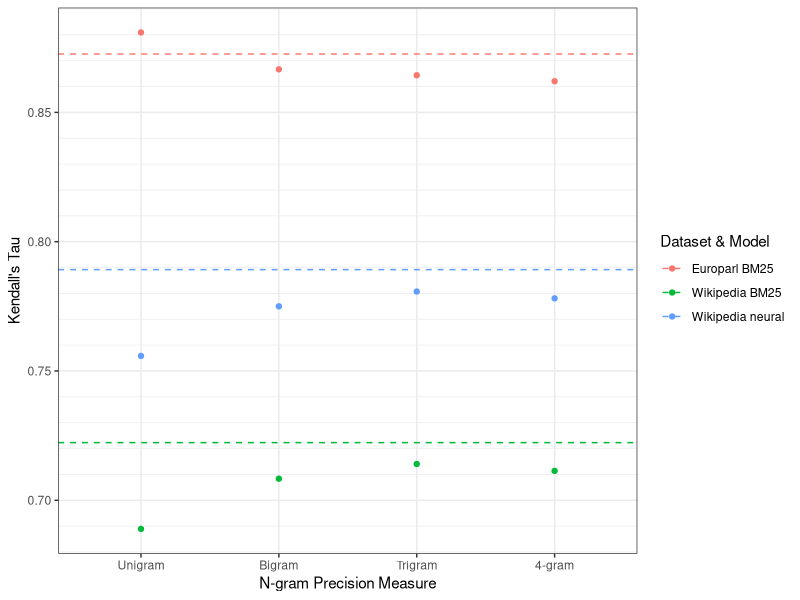
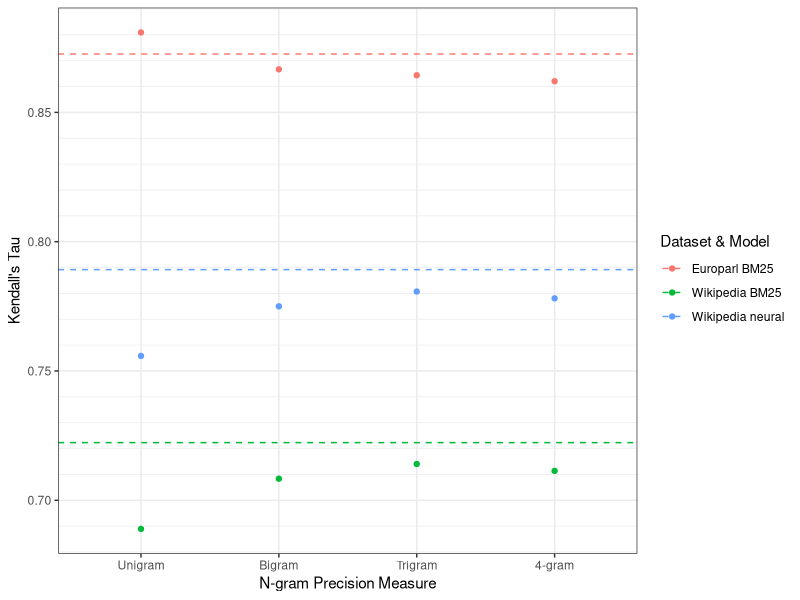

The R script that drew these images, in order:
library(tidyr)
library(dplyr)
library(ggplot2)
library(scales)
library(xtable)

theme_set(theme_bw())

corrs <- as.tbl(read.csv('mt_ir_scores_corr.tsv', sep='\t'))
corrs <- unite(corrs, dataset.model, dataset, model, remove = FALSE)
corrs <- corrs %>% group_by(dataset.model, measure1, measure2) %>% summarise_if(is.numeric, mean, na.rm = TRUE)
corrs.rbo <- filter(corrs, measure2 == 'rbo')

bleu.precs <- c("prec1.lower", "prec2.lower", "prec3.lower", "prec4.lower")
bleu.all <- c("bleu.lower", bleu.precs)
bleu.variations <- c("bleu.lower", "bleu.lower.depunc", "bleu.lower.stem", "bleu.lower.stem.depunc")

ggplot(filter(corrs.rbo, measure1 %in% bleu.precs), aes(measure1, corr, color = dataset.model)) + geom_point() + geom_hline(aes(yintercept = corr, color = dataset.model), filter(corrs.rbo, measure1 == 'bleu.lower'), linetype = 2) + scale_y_continuous(breaks = seq(0.65, 1.0, 0.05), minor_breaks = seq(0.65, 1.0, 0.01)) + ylab("Kendall's Tau") + xlab("N-gram Precision Measure") + labs(color = "Dataset & Model") + scale_color_discrete(breaks = c("europarl_bm25", "wiki_bm25", "wiki_neural"), labels = c("Europarl BM25", "Wikipedia BM25", "Wikipedia neural")) + scale_x_discrete(breaks = c('prec1.lower', 'prec2.lower', 'prec3.lower', 'prec4.lower'), labels = c('Unigram', 'Bigram', 'Trigram', '4-gram'))
ggsave('tau.bleu.rbo.png', width = 4.5, height = 2.25, units = 'in')

# Table: dataset.model and RBO correlations with BLEU and precision1-4
corrs.rbo.means <- select(corrs.rbo, -measure2) %>% droplevels() %>% group_by(dataset.model, measure1) %>% summarize(mean = mean(corr))

corrs.rbo.bleu.precs <- filter(corrs.rbo.means, measure1 %in% bleu.all) %>% spread(measure1, mean)
print(xtable(corrs.rbo.bleu.precs, digits = 3), include.rownames = FALSE)

corrs.rbo.bleu.variations <- filter(corrs.rbo.means, measure1 %in% bleu.variations) %>% spread(measure1, mean)
print(xtable(corrs.rbo.bleu.variations, digits = 3), include.rownames = FALSE)

